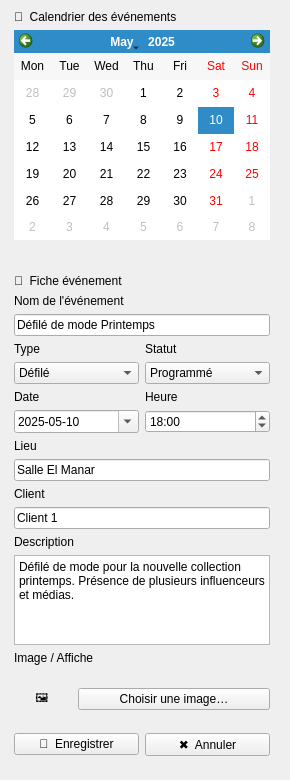
           <widget class="QWidget" name="scrollContents">
            <layout class="QVBoxLayout" name="rightLayout">
             <property name="spacing">
              <number>12</number>
             </property>
             <property name="leftMargin">
              <number>0</number>
             </property>
             <property name="topMargin">
              <number>0</number>
             </property>
             <property name="rightMargin">
              <number>6</number>
             </property>
             <property name="bottomMargin">
              <number>0</number>
             </property>
             <item>
              <widget class="QFrame" name="frameCalendar">
               <property name="cssClass" stdset="0">
                <string>card</string>
               </property>
               <layout class="QVBoxLayout" name="layout35">
                <property name="spacing">
                 <number>6</number>
                </property>
                <property name="leftMargin">
                 <number>14</number>
                </property>
                <property name="topMargin">
                 <number>10</number>
                </property>
                <property name="rightMargin">
                 <number>14</number>
                </property>
                <property name="bottomMargin">
                 <number>10</number>
                </property>
                <item>
                 <widget class="QLabel" name="lblCalTitle">
                  <property name="text">
                   <string>📅  Calendrier des événements</string>
                  </property>
                  <property name="cssClass" stdset="0">
                   <string>panelTitle</string>
                  </property>
                 </widget>
                </item>
                <item>
                 <widget class="QCalendarWidget" name="calendar">
                  <property name="gridVisible">
                   <bool>false</bool>
                  </property>
                  <property name="verticalHeaderFormat">
                   <enum>QCalendarWidget::NoVerticalHeader</enum>
                  </property>
                  <property name="horizontalHeaderFormat">
                   <enum>QCalendarWidget::ShortDayNames</enum>
                  </property>
                  <property name="selectedDate">
                   <date>
                    <year>2025</year>
                    <month>5</month>
                    <day>10</day>
                   </date>
                  </property>
                  <property name="minimumSize">
                   <size>
                    <width>0</width>
                    <height>210</height>
                   </size>
                  </property>
                 </widget>
                </item>
               </layout>
              </widget>
             </item>
             <item>
              <widget class="QFrame" name="frameFiche">
               <property name="cssClass" stdset="0">
                <string>card</string>
               </property>
               <layout class="QGridLayout" name="gridFiche">
                <property name="spacing">
                 <number>6</number>
                </property>
                <property name="leftMargin">
                 <number>14</number>
                </property>
                <property name="topMargin">
                 <number>12</number>
                </property>
                <property name="rightMargin">
                 <number>14</number>
                </property>
                <property name="bottomMargin">
                 <number>14</number>
                </property>
                <item row="0" column="0" rowspan="1" colspan="2">
                 <widget class="QLabel" name="lblFicheTitle">
                  <property name="text">
                   <string>📅  Fiche événement</string>
                  </property>
                  <property name="cssClass" stdset="0">
                   <string>panelTitle</string>
                  </property>
                 </widget>
                </item>
                <item row="1" column="0" rowspan="1" colspan="2">
                 <widget class="QLabel" name="lblFNom">
                  <property name="text">
                   <string>Nom de l'événement</string>
                  </property>
                  <property name="cssClass" stdset="0">
                   <string>field</string>
                  </property>
                 </widget>
                </item>
                <item row="2" column="0" rowspan="1" colspan="2">
                 <widget class="QLineEdit" name="lineNom">
                  <property name="text">
                   <string>Défilé de mode Printemps</string>
                  </property>
                 </widget>
                </item>
                <item row="3" column="0" rowspan="1" colspan="1">
                 <widget class="QLabel" name="lblFType">
                  <property name="text">
                   <string>Type</string>
                  </property>
                  <property name="cssClass" stdset="0">
                   <string>field</string>
                  </property>
                 </widget>
                </item>
                <item row="3" column="1" rowspan="1" colspan="1">
                 <widget class="QLabel" name="lblFStatut">
                  <property name="text">
                   <string>Statut</string>
                  </property>
                  <property name="cssClass" stdset="0">
                   <string>field</string>
                  </property>
                 </widget>
                </item>
                <item row="4" column="0" rowspan="1" colspan="1">
                 <widget class="QComboBox" name="comboTypeForm">
                  <item>
                   <property name="text">
                    <string>Défilé</string>
                   </property>
                  </item>
                  <item>
                   <property name="text">
                    <string>Atelier</string>
                   </property>
                  </item>
                  <item>
                   <property name="text">
                    <string>Vente</string>
                   </property>
                  </item>
                  <item>
                   <property name="text">
                    <string>Salon</string>
                   </property>
                  </item>
                  <item>
                   <property name="text">
                    <string>Lancement</string>
                   </property>
                  </item>
                  <item>
                   <property name="text">
                    <string>Autre</string>
                   </property>
                  </item>
                 </widget>
                </item>
                <item row="4" column="1" rowspan="1" colspan="1">
                 <widget class="QComboBox" name="comboStatutForm">
                  <item>
                   <property name="text">
                    <string>Programmé</string>
                   </property>
                  </item>
                  <item>
                   <property name="text">
                    <string>À venir</string>
                   </property>
                  </item>
                  <item>
                   <property name="text">
                    <string>Planifié</string>
                   </property>
                  </item>
                  <item>
                   <property name="text">
                    <string>En cours</string>
                   </property>
                  </item>
                  <item>
                   <property name="text">
                    <string>Terminé</string>
                   </property>
                  </item>
                 </widget>
                </item>
                <item row="5" column="0" rowspan="1" colspan="1">
                 <widget class="QLabel" name="lblFDate">
                  <property name="text">
                   <string>Date</string>
                  </property>
                  <property name="cssClass" stdset="0">
                   <string>field</string>
                  </property>
                 </widget>
                </item>
                <item row="5" column="1" rowspan="1" colspan="1">
                 <widget class="QLabel" name="lblFHeure">
                  <property name="text">
                   <string>Heure</string>
                  </property>
                  <property name="cssClass" stdset="0">
                   <string>field</string>
                  </property>
                 </widget>
                </item>
                <item row="6" column="0" rowspan="1" colspan="1">
                 <widget class="QDateEdit" name="dateEdit">
                  <property name="displayFormat">
                   <string>yyyy-MM-dd</string>
                  </property>
                  <property name="calendarPopup">
                   <bool>true</bool>
                  </property>
                  <property name="date">
                   <date>
                    <year>2025</year>
                    <month>5</month>
                    <day>10</day>
                   </date>
                  </property>
                 </widget>
                </item>
                <item row="6" column="1" rowspan="1" colspan="1">
                 <widget class="QTimeEdit" name="timeEdit">
                  <property name="displayFormat">
                   <string>HH:mm</string>
                  </property>
                  <property name="time">
                   <time>
                    <hour>18</hour>
                    <minute>0</minute>
                    <second>0</second>
                   </time>
                  </property>
                 </widget>
                </item>
                <item row="7" column="0" rowspan="1" colspan="2">
                 <widget class="QLabel" name="lblFLieu">
                  <property name="text">
                   <string>Lieu</string>
                  </property>
                  <property name="cssClass" stdset="0">
                   <string>field</string>
                  </property>
                 </widget>
                </item>
                <item row="8" column="0" rowspan="1" colspan="2">
                 <widget class="QLineEdit" name="lineLieu">
                  <property name="text">
                   <string>Salle El Manar</string>
                  </property>
                 </widget>
                </item>
                <item row="9" column="0" rowspan="1" colspan="2">
                 <widget class="QLabel" name="lblFClient">
                  <property name="text">
                   <string>Client</string>
                  </property>
                  <property name="cssClass" stdset="0">
                   <string>field</string>
                  </property>
                 </widget>
                </item>
                <item row="10" column="0" rowspan="1" colspan="2">
                 <widget class="QLineEdit" name="lineClient">
                  <property name="text">
                   <string>Client 1</string>
                  </property>
                 </widget>
                </item>
                <item row="11" column="0" rowspan="1" colspan="2">
                 <widget class="QLabel" name="lblFDesc">
                  <property name="text">
                   <string>Description</string>
                  </property>
                  <property name="cssClass" stdset="0">
                   <string>field</string>
                  </property>
                 </widget>
                </item>
                <item row="12" column="0" rowspan="1" colspan="2">
                 <widget class="QPlainTextEdit" name="textDescription">
                  <property name="placeholderText">
                   <string>Description de l'événement…</string>
                  </property>
                  <property name="plainText">
                   <string>Défilé de mode pour la nouvelle collection printemps. Présence de plusieurs influenceurs et médias.</string>
                  </property>
                  <property name="minimumSize">
                   <size>
                    <width>0</width>
                    <height>70</height>
                   </size>
                  </property>
                  <property name="maximumSize">
                   <size>
                    <width>16777215</width>
                    <height>90</height>
                   </size>
                  </property>
                 </widget>
                </item>
                <item row="13" column="0" rowspan="1" colspan="2">
                 <widget class="QLabel" name="lblFImage">
                  <property name="text">
                   <string>Image / Affiche</string>
                  </property>
                  <property name="cssClass" stdset="0">
                   <string>field</string>
                  </property>
                 </widget>
                </item>
                <item row="14" column="0" rowspan="1" colspan="2">
                 <layout class="QHBoxLayout" name="layout36" stretch="0,1">
                  <property name="spacing">
                   <number>8</number>
                  </property>
                  <property name="leftMargin">
                   <number>0</number>
                  </property>
                  <property name="topMargin">
                   <number>0</number>
                  </property>
                  <property name="rightMargin">
                   <number>0</number>
                  </property>
                  <property name="bottomMargin">
                   <number>0</number>
                  </property>
                  <item>
                   <widget class="QLabel" name="lblImagePreview">
                    <property name="text">
                     <string>🖼</string>
                    </property>
                    <property name="cssClass" stdset="0">
                     <string>imagePreview</string>
                    </property>
                    <property name="alignment">
                     <set>Qt::AlignCenter</set>
                    </property>
                    <property name="minimumSize">
                     <size>
                      <width>56</width>
                      <height>56</height>
                     </size>
                    </property>
                    <property name="maximumSize">
                     <size>
                      <width>56</width>
                      <height>56</height>
                     </size>
                    </property>
                   </widget>
                  </item>
                  <item>
                   <widget class="QPushButton" name="btnChoisirImage">
                    <property name="text">
                     <string>Choisir une image…</string>
                    </property>
                    <property name="cursor">
                     <cursorShape>PointingHandCursor</cursorShape>
                    </property>
                   </widget>
                  </item>
                 </layout>
                </item>
                <item row="15" column="0" rowspan="1" colspan="1">
                 <widget class="QPushButton" name="btnEnregistrer">
                  <property name="text">
                   <string>💾  Enregistrer</string>
                  </property>
                  <property name="cursor">
                   <cursorShape>PointingHandCursor</cursorShape>
                  </property>
                 </widget>
                </item>
                <item row="15" column="1" rowspan="1" colspan="1">
                 <widget class="QPushButton" name="btnAnnuler">
                  <property name="text">
                   <string>✖  Annuler</string>
                  </property>
                  <property name="cursor">
                   <cursorShape>PointingHandCursor</cursorShape>
                  </property>
                 </widget>
                </item>
               </layout>
              </widget>
             </item>
             <item>
              <spacer name="spacer37">
               <property name="orientation">
                <enum>Qt::Vertical</enum>
               </property>
               <property name="sizeHint" stdset="0">
                <size>
                 <width>20</width>
                 <height>10</height>
                </size>
               </property>
              </spacer>
             </item>
            </layout>
           </widget>
